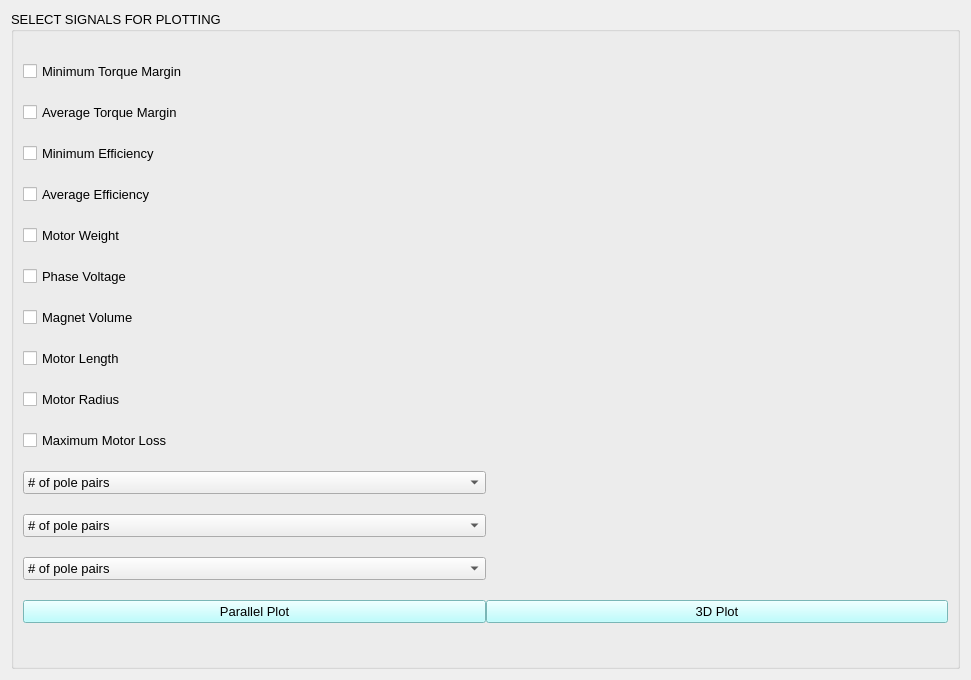
          <widget class="QWidget" name="scrollAreaWidgetContents_tab_4">
           <property name="geometry">
            <rect>
             <x>0</x>
             <y>0</y>
             <width>971</width>
             <height>680</height>
            </rect>
           </property>
           <layout class="QGridLayout" name="gridLayout_8">
            <item row="0" column="0">
             <widget class="QGroupBox" name="groupBox_22">
              <property name="font">
               <font>
                <pointsize>10</pointsize>
               </font>
              </property>
              <property name="title">
               <string>SELECT SIGNALS FOR PLOTTING</string>
              </property>
              <layout class="QGridLayout" name="groupBox_22_gridLayout_13">
               <property name="spacing">
                <number>0</number>
               </property>
               <item row="0" column="0">
                <widget class="QCheckBox" name="MinTrqMargin_Percent">
                 <property name="text">
                  <string>Minimum Torque Margin</string>
                 </property>
                </widget>
               </item>
               <item row="9" column="0">
                <widget class="QCheckBox" name="MaxTotalLoss_W">
                 <property name="text">
                  <string>Maximum Motor Loss</string>
                 </property>
                </widget>
               </item>
               <item row="13" column="0">
                <widget class="QPushButton" name="ParallelPlot">
                 <property name="styleSheet">
                  <string notr="true">background-color: rgb(170, 255, 255);
font: 75 12pt &quot;MS Shell Dlg 2&quot;;</string>
                 </property>
                 <property name="text">
                  <string>Parallel Plot</string>
                 </property>
                </widget>
               </item>
               <item row="7" column="0">
                <widget class="QCheckBox" name="R_MtrLength_m">
                 <property name="text">
                  <string>Motor Length</string>
                 </property>
                </widget>
               </item>
               <item row="12" column="0">
                <widget class="QComboBox" name="dropdown3">
                 <item>
                  <property name="text">
                   <string># of pole pairs</string>
                  </property>
                 </item>
                 <item>
                  <property name="text">
                   <string>Radial length of magnet</string>
                  </property>
                 </item>
                 <item>
                  <property name="text">
                   <string>Wire copper radius</string>
                  </property>
                 </item>
                 <item>
                  <property name="text">
                   <string>Fill factor</string>
                  </property>
                 </item>
                 <item>
                  <property name="text">
                   <string>Lamination tooth tip and wedge thickness</string>
                  </property>
                 </item>
                 <item>
                  <property name="text">
                   <string>Lamination slot liner thickness</string>
                  </property>
                 </item>
                 <item>
                  <property name="text">
                   <string>Gear ratio</string>
                  </property>
                 </item>
                 <item>
                  <property name="text">
                   <string>Magnet backiron inner radius</string>
                  </property>
                 </item>
                 <item>
                  <property name="text">
                   <string>Magnet backiron outer radius</string>
                  </property>
                 </item>
                 <item>
                  <property name="text">
                   <string>Tooth width</string>
                  </property>
                 </item>
                 <item>
                  <property name="text">
                   <string>Lamination tooth tip radius</string>
                  </property>
                 </item>
                 <item>
                  <property name="text">
                   <string>Lamination slot radius</string>
                  </property>
                 </item>
                 <item>
                  <property name="text">
                   <string>Magnet inner radius</string>
                  </property>
                 </item>
                 <item>
                  <property name="text">
                   <string>Backiron thickness, lamination</string>
                  </property>
                 </item>
                 <item>
                  <property name="text">
                   <string>Backiron thickness, magnet assembly</string>
                  </property>
                 </item>
                 <item>
                  <property name="text">
                   <string>Lamination slot outer</string>
                  </property>
                 </item>
                 <item>
                  <property name="text">
                   <string>Lamination slot area</string>
                  </property>
                 </item>
                 <item>
                  <property name="text">
                   <string>Winding Slot area</string>
                  </property>
                 </item>
                 <item>
                  <property name="text">
                   <string>Arc length of lamination ID</string>
                  </property>
                 </item>
                 <item>
                  <property name="text">
                   <string>Arc length of one tooth pitch</string>
                  </property>
                 </item>
                 <item>
                  <property name="text">
                   <string>Approx width of slot opening</string>
                  </property>
                 </item>
                 <item>
                  <property name="text">
                   <string># of turns</string>
                  </property>
                 </item>
                 <item>
                  <property name="text">
                   <string>Actual flux density</string>
                  </property>
                 </item>
                 <item>
                  <property name="text">
                   <string>Actual coil flux</string>
                  </property>
                 </item>
                 <item>
                  <property name="text">
                   <string>Rated Torque per phase</string>
                  </property>
                 </item>
                 <item>
                  <property name="text">
                   <string>Torque constant</string>
                  </property>
                 </item>
                 <item>
                  <property name="text">
                   <string>BackEMF constant</string>
                  </property>
                 </item>
                 <item>
                  <property name="text">
                   <string>Phase inductance</string>
                  </property>
                 </item>
                 <item>
                  <property name="text">
                   <string>Phase resistance</string>
                  </property>
                 </item>
                 <item>
                  <property name="text">
                   <string>Inertia</string>
                  </property>
                 </item>
                 <item>
                  <property name="text">
                   <string>torque/inertia</string>
                  </property>
                 </item>
                 <item>
                  <property name="text">
                   <string>Motor volume</string>
                  </property>
                 </item>
                 <item>
                  <property name="text">
                   <string>Stator surface area</string>
                  </property>
                 </item>
                 <item>
                  <property name="text">
                   <string>Fe weight</string>
                  </property>
                 </item>
                 <item>
                  <property name="text">
                   <string>Cu weight</string>
                  </property>
                 </item>
                 <item>
                  <property name="text">
                   <string>Rotor weight</string>
                  </property>
                 </item>
                 <item>
                  <property name="text">
                   <string>Current density</string>
                  </property>
                 </item>
                 <item>
                  <property name="text">
                   <string>Mean resistive losses</string>
                  </property>
                 </item>
                 <item>
                  <property name="text">
                   <string>Mean back iron losses</string>
                  </property>
                 </item>
                 <item>
                  <property name="text">
                   <string>Mean fluid losses</string>
                  </property>
                 </item>
                </widget>
               </item>
               <item row="1" column="0">
                <widget class="QCheckBox" name="MeanTrqMargin_Percent">
                 <property name="text">
                  <string>Average Torque Margin</string>
                 </property>
                </widget>
               </item>
               <item row="8" column="0">
                <widget class="QCheckBox" name="R_LaminatR_m">
                 <property name="text">
                  <string>Motor Radius</string>
                 </property>
                </widget>
               </item>
               <item row="3" column="0">
                <widget class="QCheckBox" name="MeanEffMtr_Percent">
                 <property name="text">
                  <string>Average Efficiency</string>
                 </property>
                </widget>
               </item>
               <item row="10" column="0">
                <widget class="QComboBox" name="dropdown1">
                 <item>
                  <property name="text">
                   <string># of pole pairs</string>
                  </property>
                 </item>
                 <item>
                  <property name="text">
                   <string>Radial length of magnet</string>
                  </property>
                 </item>
                 <item>
                  <property name="text">
                   <string>Wire copper radius</string>
                  </property>
                 </item>
                 <item>
                  <property name="text">
                   <string>Fill factor</string>
                  </property>
                 </item>
                 <item>
                  <property name="text">
                   <string>Lamination tooth tip and wedge thickness</string>
                  </property>
                 </item>
                 <item>
                  <property name="text">
                   <string>Lamination slot liner thickness</string>
                  </property>
                 </item>
                 <item>
                  <property name="text">
                   <string>Gear ratio</string>
                  </property>
                 </item>
                 <item>
                  <property name="text">
                   <string>Magnet backiron inner radius</string>
                  </property>
                 </item>
                 <item>
                  <property name="text">
                   <string>Magnet backiron outer radius</string>
                  </property>
                 </item>
                 <item>
                  <property name="text">
                   <string>Tooth width</string>
                  </property>
                 </item>
                 <item>
                  <property name="text">
                   <string>Lamination tooth tip radius</string>
                  </property>
                 </item>
                 <item>
                  <property name="text">
                   <string>Lamination slot radius</string>
                  </property>
                 </item>
                 <item>
                  <property name="text">
                   <string>Magnet inner radius</string>
                  </property>
                 </item>
                 <item>
                  <property name="text">
                   <string>Backiron thickness, lamination</string>
                  </property>
                 </item>
                 <item>
                  <property name="text">
                   <string>Backiron thickness, magnet assembly</string>
                  </property>
                 </item>
                 <item>
                  <property name="text">
                   <string>Lamination slot outer</string>
                  </property>
                 </item>
                 <item>
                  <property name="text">
                   <string>Lamination slot area</string>
                  </property>
                 </item>
                 <item>
                  <property name="text">
                   <string>Winding Slot area</string>
                  </property>
                 </item>
                 <item>
                  <property name="text">
                   <string>Arc length of lamination ID</string>
                  </property>
                 </item>
                 <item>
                  <property name="text">
                   <string>Arc length of one tooth pitch</string>
                  </property>
                 </item>
                 <item>
                  <property name="text">
                   <string>Approx width of slot opening</string>
                  </property>
                 </item>
                 <item>
                  <property name="text">
                   <string># of turns</string>
                  </property>
                 </item>
                 <item>
                  <property name="text">
                   <string>Actual flux density</string>
                  </property>
                 </item>
                 <item>
                  <property name="text">
                   <string>Actual coil flux</string>
                  </property>
                 </item>
                 <item>
                  <property name="text">
                   <string>Rated Torque per phase</string>
                  </property>
                 </item>
                 <item>
                  <property name="text">
                   <string>Torque constant</string>
                  </property>
                 </item>
                 <item>
                  <property name="text">
                   <string>BackEMF constant</string>
                  </property>
                 </item>
                 <item>
                  <property name="text">
                   <string>Phase inductance</string>
                  </property>
                 </item>
                 <item>
                  <property name="text">
                   <string>Phase resistance</string>
                  </property>
                 </item>
                 <item>
                  <property name="text">
                   <string>Inertia</string>
                  </property>
                 </item>
                 <item>
                  <property name="text">
                   <string>torque/inertia</string>
                  </property>
                 </item>
                 <item>
                  <property name="text">
                   <string>Motor volume</string>
                  </property>
                 </item>
                 <item>
                  <property name="text">
                   <string>Stator surface area</string>
                  </property>
                 </item>
                 <item>
                  <property name="text">
                   <string>Fe weight</string>
                  </property>
                 </item>
                 <item>
                  <property name="text">
                   <string>Cu weight</string>
                  </property>
                 </item>
                 <item>
                  <property name="text">
                   <string>Rotor weight</string>
                  </property>
                 </item>
                 <item>
                  <property name="text">
                   <string>Current density</string>
                  </property>
                 </item>
                 <item>
                  <property name="text">
                   <string>Mean resistive losses</string>
                  </property>
                 </item>
                 <item>
                  <property name="text">
                   <string>Mean back iron losses</string>
                  </property>
                 </item>
                 <item>
                  <property name="text">
                   <string>Mean fluid losses</string>
                  </property>
                 </item>
                </widget>
               </item>
               <item row="6" column="0">
                <widget class="QCheckBox" name="MagVol_m3">
                 <property name="text">
                  <string>Magnet Volume</string>
                 </property>
                </widget>
               </item>
               <item row="4" column="0">
                <widget class="QCheckBox" name="Weight_kg">
                 <property name="text">
                  <string>Motor Weight</string>
                 </property>
                </widget>
               </item>
               <item row="2" column="0">
                <widget class="QCheckBox" name="MinEffMtr_Percent">
                 <property name="text">
                  <string>Minimum Efficiency</string>
                 </property>
                </widget>
               </item>
               <item row="5" column="0">
                <widget class="QCheckBox" name="VDC_2">
                 <property name="text">
                  <string>Phase Voltage</string>
                 </property>
                </widget>
               </item>
               <item row="11" column="0">
                <widget class="QComboBox" name="dropdown2">
                 <item>
                  <property name="text">
                   <string># of pole pairs</string>
                  </property>
                 </item>
                 <item>
                  <property name="text">
                   <string>Radial length of magnet</string>
                  </property>
                 </item>
                 <item>
                  <property name="text">
                   <string>Wire copper radius</string>
                  </property>
                 </item>
                 <item>
                  <property name="text">
                   <string>Fill factor</string>
                  </property>
                 </item>
                 <item>
                  <property name="text">
                   <string>Lamination tooth tip and wedge thickness</string>
                  </property>
                 </item>
                 <item>
                  <property name="text">
                   <string>Lamination slot liner thickness</string>
                  </property>
                 </item>
                 <item>
                  <property name="text">
                   <string>Gear ratio</string>
                  </property>
                 </item>
                 <item>
                  <property name="text">
                   <string>Magnet backiron inner radius</string>
                  </property>
                 </item>
                 <item>
                  <property name="text">
                   <string>Magnet backiron outer radius</string>
                  </property>
                 </item>
                 <item>
                  <property name="text">
                   <string>Tooth width</string>
                  </property>
                 </item>
                 <item>
                  <property name="text">
                   <string>Lamination tooth tip radius</string>
                  </property>
                 </item>
                 <item>
                  <property name="text">
                   <string>Lamination slot radius</string>
                  </property>
                 </item>
                 <item>
                  <property name="text">
                   <string>Magnet inner radius</string>
                  </property>
                 </item>
                 <item>
                  <property name="text">
                   <string>Backiron thickness, lamination</string>
                  </property>
                 </item>
                 <item>
                  <property name="text">
                   <string>Backiron thickness, magnet assembly</string>
                  </property>
                 </item>
                 <item>
                  <property name="text">
                   <string>Lamination slot outer</string>
                  </property>
                 </item>
                 <item>
                  <property name="text">
                   <string>Lamination slot area</string>
                  </property>
                 </item>
                 <item>
                  <property name="text">
                   <string>Winding Slot area</string>
                  </property>
                 </item>
                 <item>
                  <property name="text">
                   <string>Arc length of lamination ID</string>
                  </property>
                 </item>
                 <item>
                  <property name="text">
                   <string>Arc length of one tooth pitch</string>
                  </property>
                 </item>
                 <item>
                  <property name="text">
                   <string>Approx width of slot opening</string>
                  </property>
                 </item>
                 <item>
                  <property name="text">
                   <string># of turns</string>
                  </property>
                 </item>
                 <item>
                  <property name="text">
                   <string>Actual flux density</string>
                  </property>
                 </item>
                 <item>
                  <property name="text">
                   <string>Actual coil flux</string>
                  </property>
                 </item>
                 <item>
                  <property name="text">
                   <string>Rated Torque per phase</string>
                  </property>
                 </item>
                 <item>
                  <property name="text">
                   <string>Torque constant</string>
                  </property>
                 </item>
                 <item>
                  <property name="text">
                   <string>BackEMF constant</string>
                  </property>
                 </item>
                 <item>
                  <property name="text">
                   <string>Phase inductance</string>
                  </property>
                 </item>
                 <item>
                  <property name="text">
                   <string>Phase resistance</string>
                  </property>
                 </item>
                 <item>
                  <property name="text">
                   <string>Inertia</string>
                  </property>
                 </item>
                 <item>
                  <property name="text">
                   <string>torque/inertia</string>
                  </property>
                 </item>
                 <item>
                  <property name="text">
                   <string>Motor volume</string>
                  </property>
                 </item>
                 <item>
                  <property name="text">
                   <string>Stator surface area</string>
                  </property>
                 </item>
                 <item>
                  <property name="text">
                   <string>Fe weight</string>
                  </property>
                 </item>
                 <item>
                  <property name="text">
                   <string>Cu weight</string>
                  </property>
                 </item>
                 <item>
                  <property name="text">
                   <string>Rotor weight</string>
                  </property>
                 </item>
                 <item>
                  <property name="text">
                   <string>Current density</string>
                  </property>
                 </item>
                 <item>
                  <property name="text">
                   <string>Mean resistive losses</string>
                  </property>
                 </item>
                 <item>
                  <property name="text">
                   <string>Mean back iron losses</string>
                  </property>
                 </item>
                 <item>
                  <property name="text">
                   <string>Mean fluid losses</string>
                  </property>
                 </item>
                </widget>
               </item>
               <item row="13" column="1">
                <widget class="QPushButton" name="ThreeDPlot">
                 <property name="styleSheet">
                  <string notr="true">font: 75 12pt &quot;MS Shell Dlg 2&quot;;
background-color: rgb(170, 255, 255);</string>
                 </property>
                 <property name="text">
                  <string>3D Plot</string>
                 </property>
                </widget>
               </item>
              </layout>
             </widget>
            </item>
           </layout>
          </widget>
